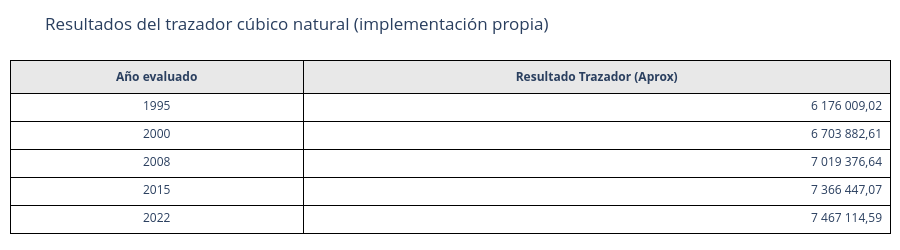
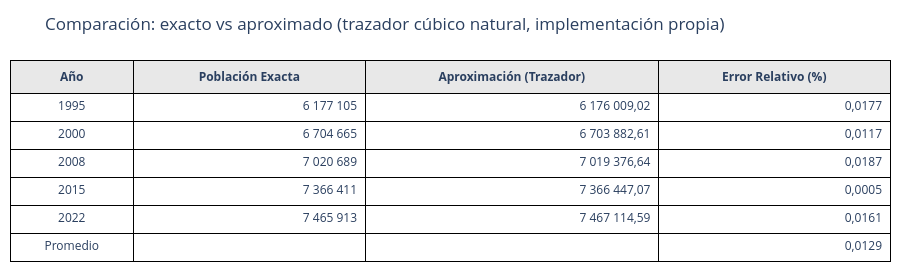

The notebook cell saved with these charts, in order:
### Markdown cell above
## Dependencias y Librerias

### Code cell
%pip install numpy pandas matplotlib scipy openpyxl --quiet
%pip install plotly --quiet

import plotly.graph_objects as go
import numpy as np
import pandas as pd
import matplotlib.pyplot as plt
import os
import urllib.request
from openpyxl import load_workbook
from matplotlib.ticker import FuncFormatter

# Cargar el Trazador_cubico.ipynb subido a github

URL_TRAZADOR = "https://raw.githubusercontent.com/Caro405/Pry_numerico/refs/heads/main/Trazador_cubico.ipynb"

urllib.request.urlretrieve(URL_TRAZADOR, "Trazador_cubico.ipynb")   # descarga y sobrescribe
try:
    urllib.request.urlretrieve(URL_TRAZADOR, "Trazador_cubico.ipynb")   # descarga y sobrescribe
    get_ipython().run_line_magic("run", "Trazador_cubico.ipynb")        # lo ejecuta como antes
 
    # Verifica que las funciones del trazador quedaron cargadas
    assert callable(trazador_natural) and callable(evaluar_trazador)
    print("OK: Trazador_cubico traído correctamente")
except Exception as e:
    print(f"ERROR al traer Trazador_cubico: {e}")

### Figure 1 — Plotly figure (JSON) as saved in the notebook; plotly's stock layout.template omitted (floating-point values rounded to 4 significant figures)
{"data": [{"cells": {"align": ["center", "right"], "fill": {"color": "white"}, "height": 28, "line": {"color": "black"}, "values": [["1995", "2000", "2008", "2015", "2022"], ["6 176 009,02", "6 703 882,61", "7 019 376,64", "7 366 447,07", "7 467 114,59"]]}, "columnwidth": [100, 200], "header": {"align": "center", "fill": {"color": "#e8e8e8"}, "height": 32, "line": {"color": "black"}, "values": ["<b>Año evaluado</b>", "<b>Resultado Trazador (Aprox)</b>"]}, "type": "table"}], "layout": {"height": 250, "margin": {"b": 10, "l": 10, "r": 10, "t": 60}, "title": {"text": "Resultados del trazador cúbico natural (implementación propia)"}}}

### Figure 2 — Plotly figure (JSON) as saved in the notebook; plotly's stock layout.template omitted (floating-point values rounded to 4 significant figures)
{"data": [{"cells": {"align": ["center", "right", "right", "right"], "fill": {"color": "white"}, "height": 28, "line": {"color": "black"}, "values": [["1995", "2000", "2008", "2015", "2022", "Promedio"], ["6 177 105", "6 704 665", "7 020 689", "7 366 411", "7 465 913", ""], ["6 176 009,02", "6 703 882,61", "7 019 376,64", "7 366 447,07", "7 467 114,59", ""], ["0,0177", "0,0117", "0,0187", "0,0005", "0,0161", "0,0129"]]}, "columnwidth": [80, 150, 190, 150], "header": {"align": "center", "fill": {"color": "#e8e8e8"}, "height": 32, "line": {"color": "black"}, "values": ["<b>Año</b>", "<b>Población Exacta</b>", "<b>Aproximación (Trazador)</b>", "<b>Error Relativo (%)</b>"]}, "type": "table"}], "layout": {"height": 278, "margin": {"b": 10, "l": 10, "r": 10, "t": 60}, "title": {"text": "Comparación: exacto vs aproximado (trazador cúbico natural, implementación propia)"}}}
